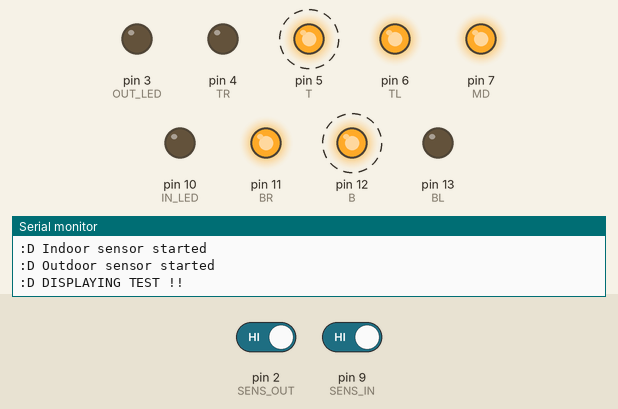
Recording of a sketch running on a simulated Arduino Uno, built with avr-gcc and run on an emulated ATmega328P. Shown: output pins drawn as LEDs (lit = HIGH), the last lines printed to the serial monitor. Dashed ring = blinking. The inputs (shaded band) are chosen by the test bench; at power-on: pin 2 (SENS_OUT) HIGH, pin 9 (SENS_IN) HIGH.

Above: at 0.8 s.
0.9 s: pin 2 (SENS_OUT) driven LOW
At 2.1 s:
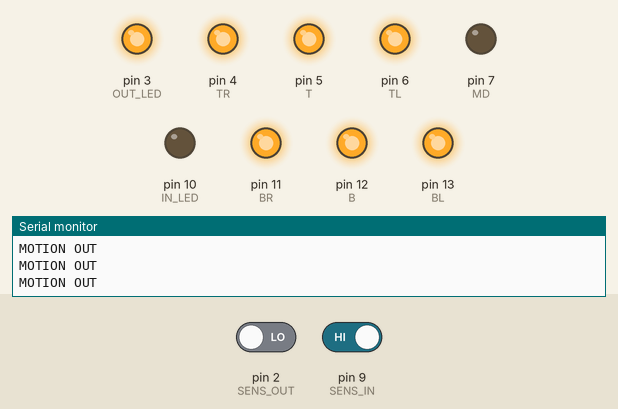
2.9 s: pin 9 (SENS_IN) driven LOW
At 3.05 s:
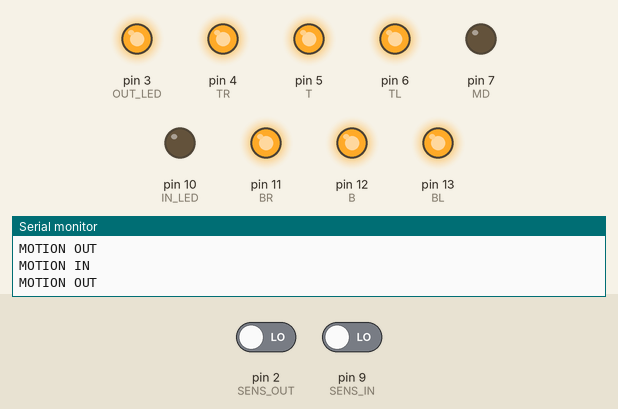
4.7 s: pin 2 (SENS_OUT) driven HIGH
At 5.1 s:
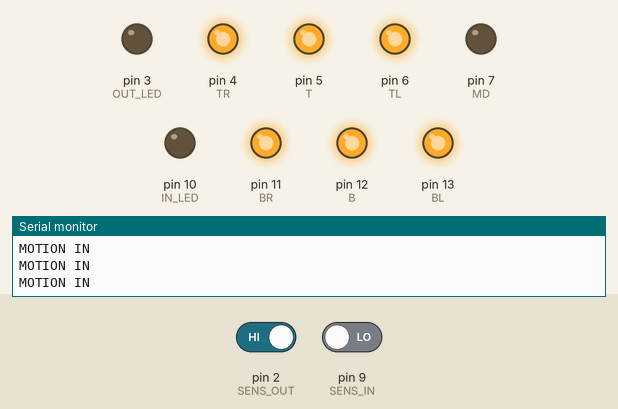
7.7 s: pin 2 (SENS_OUT) driven LOW
At 8.9 s:
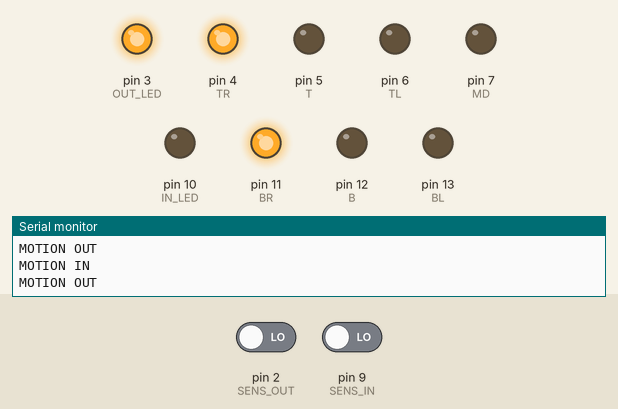
9.6 s: pin 9 (SENS_IN) driven HIGH
12.6 s: pin 9 (SENS_IN) driven LOW
At 14.1 s:
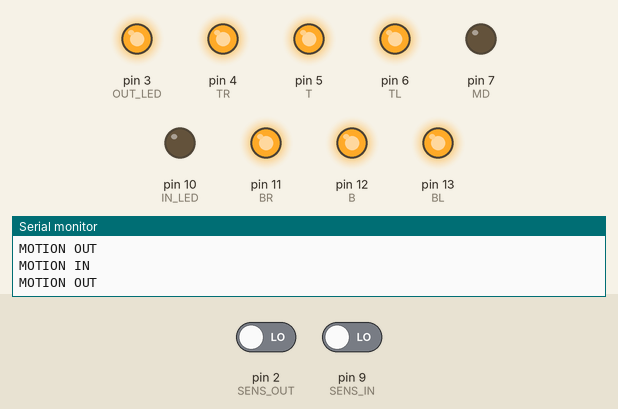
Timing chart, 0 to 15.4 s (numbered marks = the images above; inputs shaded):
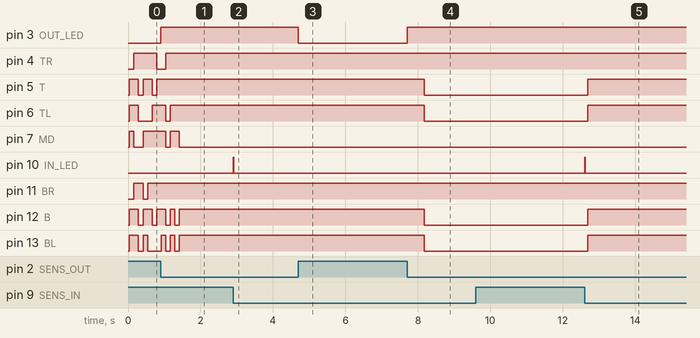

Measured:
- after the input at 0.9 s, pin 3 (OUT_LED): LOW → HIGH at once
- after the input at 2.9 s, pin 10 (IN_LED): LOW → HIGH at once, → LOW 0.02 s later
- after the input at 4.7 s, pin 3 (OUT_LED): HIGH → LOW at once
- after the input at 7.7 s, pin 3 (OUT_LED): LOW → HIGH at once; pin 5 (T), pin 6 (TL), pin 12 (B), pin 13 (BL): HIGH → LOW after 0.48 s
- after the input at 12.6 s, pin 5 (T), pin 6 (TL), pin 12 (B), pin 13 (BL): LOW → HIGH after 0.09 s; pin 10 (IN_LED): LOW → HIGH at once, → LOW 0.02 s later
- by itself, pin 5 (T): alternates HIGH for 0.25 s and LOW for 0.13 s
- by itself, pin 12 (B): alternates HIGH for 0.13 s and LOW for 0.13 s, 4 changes in all, then stays HIGH
- by itself, pin 13 (BL): alternates HIGH for 0.13 s and LOW for 0.13 s, 5 changes in all, then stays HIGH

The sketch:

cat_door.ino
```cpp
#include <Arduino_FreeRTOS.h>
#include <timers.h>
#include <semphr.h>

#define configUSE_PORT_DELAY 1

//Sensor that is on the inside of the house
#define SENS_IN 9
#define IN_LED 10

//Sensor that is on the outside of the house
#define SENS_OUT 2
#define OUT_LED 3


//Function prototypes
void showNumber(uint8_t num);
void initDisplay();
void testDisplay();

unsigned long lastIn = 0;
unsigned long lastOut = 0;

//The count is how many cats are outside
volatile int count = 0;
//Detects if the indoor sensor was triggered
volatile bool inCatPres = false;
//Detects if the outdoor sensor was triggered
volatile bool outCatPres = false;

//Mutex so that there are no race conditions
SemaphoreHandle_t countAccessSem;

/*
  Marks that the cat is no longer active at
  the indoor sensor.
*/
void ditchInCatCallback(TimerHandle_t xTimer) {
  if (digitalRead(SENS_IN) == HIGH) {
    Serial.println(":3 Cat is no longer detected indoors");
    inCatPres = false;
  }
}

/*
  Marks that the cat is no longer active at
  the outdoor sensor.
*/
void ditchOutCatCallback(TimerHandle_t xTimer) {
  if (digitalRead(SENS_OUT) == HIGH) {
    Serial.println(":3 Cat is no longer detected outdoors");
    outCatPres = false;
  }
}

/*
  Indoor sensor task. Handles reading
  from the indoor sensor and determining
  if a cat has entered from outdoors.
*/
void sensorInTask(void *pvParameters) {
  TimerHandle_t inCatTimer = xTimerCreate("Inside Cat Timer", pdMS_TO_TICKS(2000), pdFALSE, NULL, ditchInCatCallback);
  Serial.println(":D Indoor sensor started");
  for (;;) {
    if (digitalRead(SENS_IN) == LOW) { // TODO: modify to read from motion sensor appropriately
      Serial.println("MOTION IN");
      lastIn = millis();
      digitalWrite(IN_LED, HIGH);
      if (!inCatPres && outCatPres) {

        if (xSemaphoreTake(countAccessSem, pdMS_TO_TICKS(1000)) == pdTRUE) {
          Serial.println(":3 A cat has entered!");
          count = --count < 0 ? 0 : count;
          xSemaphoreGive(countAccessSem);
        } else {
          Serial.println(">:( Indoor sensor wants the semaphore!!");
        }
        // outCatPres = false;
      } else {
        digitalWrite(IN_LED, LOW);
      }


      inCatPres = true;
      xTimerReset(inCatTimer, 0);
    }

    vTaskDelay(1);
  }
}

/*
  Outdoor sensor task. Handles reading
  from the outdoor sensor and determining
  if a cat has entered from indoors.
*/
void sensorOutTask(void *pvParameters) {
  TimerHandle_t outCatTimer = xTimerCreate("Outside Cat Timer", pdMS_TO_TICKS(2000), pdFALSE, NULL, ditchOutCatCallback);
  Serial.println(":D Outdoor sensor started");
  for (;;) {
    if (digitalRead(SENS_OUT) == LOW) { // TODO: modify to read from motion sensor appropriately
      Serial.println("MOTION OUT");
      lastOut = millis();
      digitalWrite(OUT_LED, HIGH);
      if (!outCatPres && inCatPres) {

        if (xSemaphoreTake(countAccessSem, pdMS_TO_TICKS(1000)) == pdTRUE) {
          Serial.println(":3 A cat has exited!");
          count = ++count > 9 ? 9 : count;
          xSemaphoreGive(countAccessSem);
        } else {
          Serial.println(">:( Outdoor sensor wants the semaphore!!");
        }
        // inCatPres = false;
      }
      outCatPres = true;
      xTimerReset(outCatTimer, 0);
    } else {
      digitalWrite(OUT_LED, LOW);
    }

    vTaskDelay(1);
  }

}

/*
  Handles updating the display.
*/
void displayTask(void *pvParameters) {
  Serial.println(":D DISPLAYING TEST !!");
  initDisplay();
  testDisplay();
  Serial.println(":D Display started");
  int count_prev = count;
  showNumber(count);
  for (;;) {

    if (count != count_prev) {
      showNumber(count);
      count_prev = count;
    }

    vTaskDelay(50);
  }
}


void setup() {
  Serial.begin(9600);

  pinMode(SENS_IN, INPUT_PULLUP);
  pinMode(SENS_OUT, INPUT_PULLUP);
  pinMode(IN_LED, OUTPUT);
  pinMode(OUT_LED, OUTPUT);

  countAccessSem = xSemaphoreCreateMutex();

  if (countAccessSem == NULL) {
    Serial.println(":O FAILED TO CREATE SEMAPHORE??");
    return;
  }

  //Sensors have a priority of 2, Display has a priority of 1
  xTaskCreate(sensorInTask, "Indoor Sensor", 64, NULL, 2, NULL);
  xTaskCreate(sensorOutTask, "Outdoor Sensor", 64, NULL, 2, NULL);
  xTaskCreate(displayTask, "Display", 64, NULL, 1, NULL);

  Serial.println(":D STARTING SCHEDULER !!");

  vTaskStartScheduler();

  Serial.println(":O FAILED TO START SCHEDULER !! (out of memory?)");
}

void loop() {}
```

display.ino
```cpp
//Different pins for the seven segment display
//Bottom left, bottom, bottom right, etc.
#define BL 13
#define B 12
#define BR 11
#define MD 7
#define TL 6
#define T 5
#define TR 4


//Intializing the pins as well as initializing 0 to be the first display
//The system will show how many cats are outside
void initDisplay() {
  pinMode(BL, OUTPUT);
  pinMode(B, OUTPUT);
  pinMode(BR, OUTPUT);
  pinMode(MD, OUTPUT);
  pinMode(TL, OUTPUT);
  pinMode(T, OUTPUT);
  pinMode(TR, OUTPUT);

  showNumber(0);
}

//States how to display each number on a seven segment display
const uint8_t SEVDISPLAY[] = {BL, B, BR, MD, TL, T, TR};

const uint8_t ERROR[] = {HIGH, HIGH, LOW, HIGH, HIGH, HIGH, LOW};
const uint8_t ZERO[] = {HIGH, HIGH, HIGH, LOW, HIGH, HIGH, HIGH};
const uint8_t ONE[] = {LOW, LOW, HIGH, LOW, LOW, LOW, HIGH};
const uint8_t TWO[] = {HIGH, HIGH, LOW, HIGH, LOW, HIGH, HIGH};
const uint8_t THREE[] = {LOW, HIGH, HIGH, HIGH, LOW, HIGH, HIGH};
const uint8_t FOUR[] = {LOW, LOW, HIGH, HIGH, HIGH, LOW, HIGH};
const uint8_t FIVE[] = {LOW, HIGH, HIGH, HIGH, HIGH, HIGH, LOW};
//67
const uint8_t SIX[] = {HIGH, HIGH, HIGH, HIGH, HIGH, HIGH, LOW};
const uint8_t SEVEN[] = {LOW, LOW, HIGH, LOW, LOW, HIGH, HIGH};

const uint8_t EIGHT[] = {HIGH, HIGH, HIGH, HIGH, HIGH, HIGH, HIGH};
const uint8_t NINE[] = {LOW, LOW, HIGH, HIGH, HIGH, HIGH, HIGH};

const uint8_t *NUMS[] = {ZERO, ONE, TWO, THREE, FOUR, FIVE, SIX, SEVEN, EIGHT, NINE};

//Helper function that helps display the number
void showArr(uint8_t *arr) {
  for (int i = 0; i < 7; i++) {
    digitalWrite(SEVDISPLAY[i], arr[i]);
  }
}

//Shows the number of cats are outside, gives an error when there are more than 9 cats outside
void showNumber(uint8_t num) {
  if (num > 9) {
    showArr(ERROR);
    return;
  }
  showArr(NUMS[num]);
}

/*
  Cycles through each of the states of the
  7-segment display at .125s increments.
*/
void testDisplay() {
  showArr(ERROR);
  delay(125);

  for (int i = 0; i < 10; i++) {
    showNumber(i);
    delay(125);
  }
}
```
